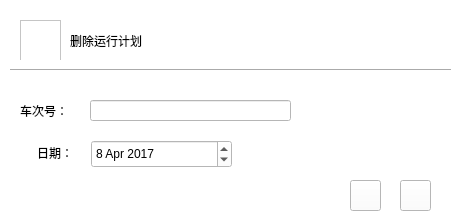
<?xml version="1.0" encoding="UTF-8"?>
<ui version="4.0">
 <class>DeleteTrain</class>
 <widget class="QWidget" name="DeleteTrain">
  <property name="geometry">
   <rect>
    <x>0</x>
    <y>0</y>
    <width>464</width>
    <height>222</height>
   </rect>
  </property>
  <property name="minimumSize">
   <size>
    <width>464</width>
    <height>222</height>
   </size>
  </property>
  <property name="maximumSize">
   <size>
    <width>464</width>
    <height>222</height>
   </size>
  </property>
  <property name="windowTitle">
   <string>删除运行计划</string>
  </property>
  <property name="styleSheet">
   <string notr="true">background-color:rgb(255, 255, 255)</string>
  </property>
  <widget class="QGraphicsView" name="graphicsView">
   <property name="geometry">
    <rect>
     <x>20</x>
     <y>20</y>
     <width>41</width>
     <height>41</height>
    </rect>
   </property>
   <property name="minimumSize">
    <size>
     <width>41</width>
     <height>41</height>
    </size>
   </property>
   <property name="maximumSize">
    <size>
     <width>41</width>
     <height>41</height>
    </size>
   </property>
   <property name="styleSheet">
    <string notr="true">border-image: url(:/pic/arrow_right_907px_1195916_easyicon.net.png);</string>
   </property>
  </widget>
  <widget class="QLabel" name="label">
   <property name="geometry">
    <rect>
     <x>70</x>
     <y>20</y>
     <width>211</width>
     <height>41</height>
    </rect>
   </property>
   <property name="minimumSize">
    <size>
     <width>211</width>
     <height>41</height>
    </size>
   </property>
   <property name="maximumSize">
    <size>
     <width>211</width>
     <height>41</height>
    </size>
   </property>
   <property name="styleSheet">
    <string notr="true">font: 20pt &quot;微软雅黑&quot;;</string>
   </property>
   <property name="text">
    <string>删除运行计划</string>
   </property>
  </widget>
  <widget class="Line" name="line">
   <property name="geometry">
    <rect>
     <x>10</x>
     <y>60</y>
     <width>441</width>
     <height>20</height>
    </rect>
   </property>
   <property name="styleSheet">
    <string notr="true">color:rgb(255,255,255)</string>
   </property>
   <property name="orientation">
    <enum>Qt::Horizontal</enum>
   </property>
  </widget>
  <widget class="QLabel" name="label_2">
   <property name="geometry">
    <rect>
     <x>20</x>
     <y>100</y>
     <width>71</width>
     <height>21</height>
    </rect>
   </property>
   <property name="minimumSize">
    <size>
     <width>71</width>
     <height>21</height>
    </size>
   </property>
   <property name="maximumSize">
    <size>
     <width>71</width>
     <height>21</height>
    </size>
   </property>
   <property name="styleSheet">
    <string notr="true">font: 10pt &quot;微软雅黑&quot;;</string>
   </property>
   <property name="text">
    <string>车次号：</string>
   </property>
  </widget>
  <widget class="QLineEdit" name="lineEdit">
   <property name="geometry">
    <rect>
     <x>90</x>
     <y>100</y>
     <width>201</width>
     <height>21</height>
    </rect>
   </property>
   <property name="minimumSize">
    <size>
     <width>201</width>
     <height>21</height>
    </size>
   </property>
   <property name="maximumSize">
    <size>
     <width>201</width>
     <height>21</height>
    </size>
   </property>
  </widget>
  <widget class="QPushButton" name="BackButton">
   <property name="geometry">
    <rect>
     <x>400</x>
     <y>180</y>
     <width>31</width>
     <height>31</height>
    </rect>
   </property>
   <property name="minimumSize">
    <size>
     <width>31</width>
     <height>31</height>
    </size>
   </property>
   <property name="maximumSize">
    <size>
     <width>31</width>
     <height>31</height>
    </size>
   </property>
   <property name="styleSheet">
    <string notr="true">border-image: url(:/pic/yes_200px_1188209_easyicon.net.png);</string>
   </property>
   <property name="text">
    <string/>
   </property>
   <property name="shortcut">
    <string>Return</string>
   </property>
  </widget>
  <widget class="QPushButton" name="CancelButton">
   <property name="geometry">
    <rect>
     <x>350</x>
     <y>180</y>
     <width>31</width>
     <height>31</height>
    </rect>
   </property>
   <property name="minimumSize">
    <size>
     <width>31</width>
     <height>31</height>
    </size>
   </property>
   <property name="maximumSize">
    <size>
     <width>31</width>
     <height>31</height>
    </size>
   </property>
   <property name="styleSheet">
    <string notr="true">border-image: url(:/pic/Cancel_110px_1190738_easyicon.net.png);</string>
   </property>
   <property name="text">
    <string/>
   </property>
   <property name="shortcut">
    <string>Esc</string>
   </property>
  </widget>
  <widget class="QDateEdit" name="dateEdit">
   <property name="geometry">
    <rect>
     <x>91</x>
     <y>140</y>
     <width>141</width>
     <height>28</height>
    </rect>
   </property>
   <property name="minimumSize">
    <size>
     <width>141</width>
     <height>28</height>
    </size>
   </property>
   <property name="maximumSize">
    <size>
     <width>141</width>
     <height>28</height>
    </size>
   </property>
   <property name="dateTime">
    <datetime>
     <hour>0</hour>
     <minute>0</minute>
     <second>0</second>
     <year>2017</year>
     <month>4</month>
     <day>8</day>
    </datetime>
   </property>
  </widget>
  <widget class="QLabel" name="label_3">
   <property name="geometry">
    <rect>
     <x>37</x>
     <y>142</y>
     <width>50</width>
     <height>21</height>
    </rect>
   </property>
   <property name="minimumSize">
    <size>
     <width>50</width>
     <height>21</height>
    </size>
   </property>
   <property name="maximumSize">
    <size>
     <width>50</width>
     <height>21</height>
    </size>
   </property>
   <property name="styleSheet">
    <string notr="true">font: 10pt &quot;微软雅黑&quot;;</string>
   </property>
   <property name="text">
    <string>日期：</string>
   </property>
  </widget>
 </widget>
 <resources/>
 <connections/>
</ui>
